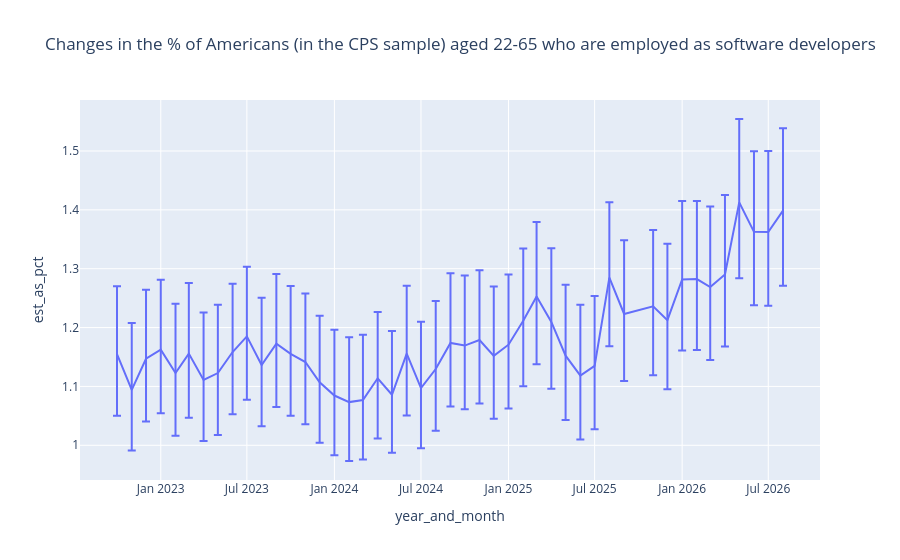

Write notebook code for a chart like this one.
### Markdown cell above
Visualizing these changes in proportions:

### Code cell
px.line(swe_employment_props, x = 'year_and_month', 
y = 'est_as_pct', error_y = 'error_bar_upper', error_y_minus = 'error_bar_lower',
title = 'Changes in the % of Americans (in the CPS sample) aged 22-65 who are employed as software developers')

### Figure 1 — Plotly figure (JSON) as saved in the notebook; plotly's stock layout.template omitted (floating-point values rounded to 4 significant figures)
{"data": [{"error_y": {"array": [0.1152, 0.1137, 0.1172, 0.119, 0.1178, 0.12, 0.1145, 0.116, 0.116, 0.1184, 0.1143, 0.1185, 0.1154, 0.1166, 0.113, 0.1117, 0.1102, 0.1112, 0.1126, 0.1083, 0.1154, 0.1127, 0.1155, 0.1186, 0.1189, 0.1185, 0.1178, 0.1194, 0.1227, 0.1265, 0.1251, 0.1204, 0.1203, 0.1189, 0.1279, 0.1254, 0.1294, 0.13, 0.133, 0.1325, 0.1369, 0.1351, 0.1416, 0.1371, 0.1376, 0.14], "arrayminus": [0.1049, 0.1031, 0.1065, 0.1081, 0.1067, 0.1088, 0.1039, 0.1053, 0.1055, 0.1078, 0.1039, 0.1077, 0.105, 0.1059, 0.1026, 0.1014, 0.1001, 0.1009, 0.1023, 0.09857, 0.105, 0.1023, 0.1049, 0.1078, 0.108, 0.1078, 0.107, 0.1084, 0.1115, 0.115, 0.1135, 0.1091, 0.1087, 0.1077, 0.1164, 0.1139, 0.1172, 0.1176, 0.1207, 0.1203, 0.1237, 0.1225, 0.1289, 0.1247, 0.1252, 0.1274]}, "hovertemplate": "year_and_month=%{x}<br>est_as_pct=%{y}<extra></extra>", "legendgroup": "", "line": {"color": "#636efa", "dash": "solid"}, "marker": {"symbol": "circle"}, "mode": "lines", "name": "", "orientation": "v", "showlegend": false, "type": "scatter", "x": ["2022-10", "2022-11", "2022-12", "2023-01", "2023-02", "2023-03", "2023-04", "2023-05", "2023-06", "2023-07", "2023-08", "2023-09", "2023-10", "2023-11", "2023-12", "2024-01", "2024-02", "2024-03", "2024-04", "2024-05", "2024-06", "2024-07", "2024-08", "2024-09", "2024-10", "2024-11", "2024-12", "2025-01", "2025-02", "2025-03", "2025-04", "2025-05", "2025-06", "2025-07", "2025-08", "2025-09", "2025-11", "2025-12", "2026-01", "2026-02", "2026-03", "2026-04", "2026-05", "2026-06", "2026-07", "2026-08"], "xaxis": "x", "y": [1.155, 1.094, 1.147, 1.162, 1.123, 1.156, 1.111, 1.123, 1.158, 1.185, 1.136, 1.173, 1.155, 1.142, 1.107, 1.085, 1.073, 1.077, 1.114, 1.086, 1.156, 1.097, 1.13, 1.174, 1.169, 1.179, 1.152, 1.171, 1.212, 1.253, 1.21, 1.152, 1.118, 1.135, 1.285, 1.223, 1.236, 1.213, 1.282, 1.282, 1.269, 1.29, 1.413, 1.363, 1.362, 1.399], "yaxis": "y"}], "layout": {"legend": {"tracegroupgap": 0}, "title": {"text": "Changes in the % of Americans (in the CPS sample) aged 22-65 who are employed as software developers"}, "xaxis": {"anchor": "y", "domain": [0, 1], "title": {"text": "year_and_month"}}, "yaxis": {"anchor": "x", "domain": [0, 1], "title": {"text": "est_as_pct"}}}}
